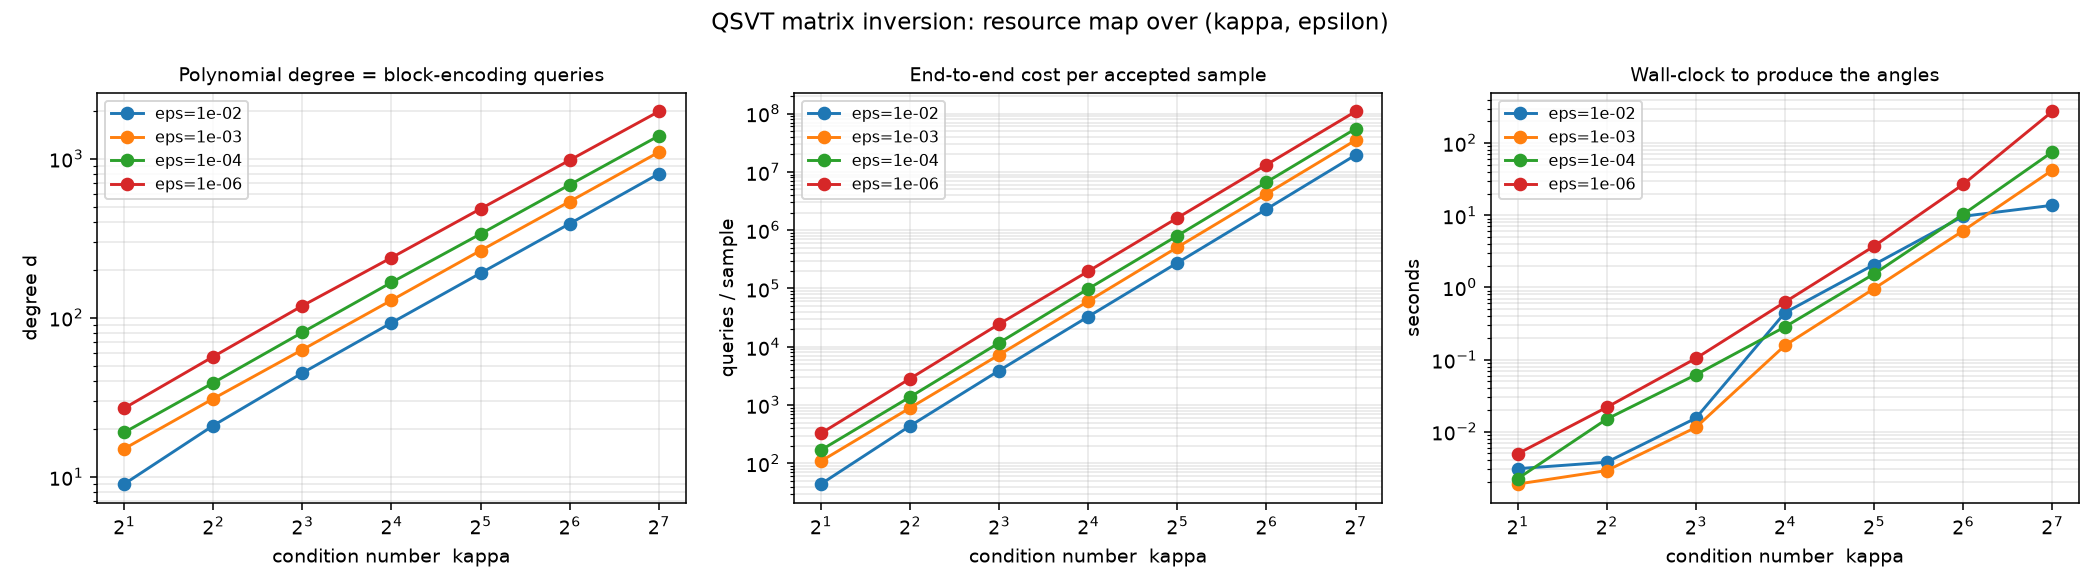

The Python source for this figure:
"""QSVT matrix-inversion resource map over (kappa, epsilon).

For every (condition number, target relative error) pair this computes what a QSVT
linear solve actually costs:

  * d          -- minimal odd degree of the near-minimax 1/x polynomial, which is
                  also the number of block-encoding QUERIES per QSVT application;
  * c          -- the subnormalization, p(x) ~ c/x with |p| <= 1. The un-amplified
                  post-selection success probability is ~(c * ||A^-1 b||)^2, so c
                  sets the repetition count;
  * queries/sample -- the honest end-to-end cost. Without amplitude amplification
                  a sample costs ~d / c^2 queries; with AA, ~d / c;
  * t_angles   -- wall-clock to actually produce the phases.

Why this map does not already exist: producing it needs a few hundred angle solves
at degrees into the thousands. With pyqsp (~1-70 s per solve) that is hours; with
PennyLane it is not possible at all, because its monomial-basis `poly_to_angles`
rejects a valid inversion polynomial once the degree passes ~79 (the Chebyshev ->
monomial conversion overflows double precision). Here it is minutes on a laptop,
which is the point.

    python resource_phase_diagram.py            # writes CSV + PNG next to this file
"""

import os
import sys
import time

import numpy as np

HERE = os.path.dirname(os.path.abspath(__file__))
sys.path.insert(0, os.path.join(HERE, "..", "common"))
import qsp_bridge as Q  # noqa: E402

KAPPAS = [2, 4, 8, 16, 32, 64, 128]
EPSILONS = [1e-2, 1e-3, 1e-4, 1e-6]
SAFETY = 0.999


def main():
    rows = []
    print(f"{'kappa':>6} {'eps':>7} {'degree':>7} {'c':>10} {'resid':>10} "
          f"{'t_angles_s':>11} {'q/sample':>12} {'q/sample_AA':>12}")
    for eps in EPSILONS:
        for kap in KAPPAS:
            d, _rel = Q.min_degree(float(kap), eps)
            if d is None:
                print(f"{kap:>6} {eps:>7.0e}  (not reachable)")
                continue
            coeffs, c, relerr = Q.approx_inverse(float(kap), d)
            coeffs = coeffs * SAFETY
            c *= SAFETY
            t0 = time.perf_counter()
            phases, resid = Q.solve_phases(coeffs.tolist())
            t_ang = time.perf_counter() - t0

            # Cost of one accepted sample. ||A^-1 b|| >= 1 for ||b||=1, so c is the
            # binding factor; report the conservative c-only form.
            q_plain = d / (c ** 2)
            q_aa = d / c

            rows.append((kap, eps, d, c, resid, t_ang, q_plain, q_aa, relerr))
            print(f"{kap:>6} {eps:>7.0e} {d:>7} {c:>10.3e} {resid:>10.1e} "
                  f"{t_ang:>11.3f} {q_plain:>12.3e} {q_aa:>12.3e}", flush=True)

    # ---- CSV -------------------------------------------------------------
    csv_path = os.path.join(HERE, "resource_phase_diagram.csv")
    with open(csv_path, "w") as fh:
        fh.write("kappa,epsilon,degree,subnormalization_c,angle_residual,"
                 "angle_time_s,queries_per_sample,queries_per_sample_AA,"
                 "poly_rel_err\n")
        for r in rows:
            fh.write(f"{r[0]},{r[1]:.0e},{r[2]},{r[3]:.6e},{r[4]:.3e},"
                     f"{r[5]:.4f},{r[6]:.6e},{r[7]:.6e},{r[8]:.3e}\n")
    print(f"\nwrote {csv_path}")
    print(f"total angle-solve wall-clock: {sum(r[5] for r in rows):.1f} s "
          f"for {len(rows)} solves")

    # ---- plot ------------------------------------------------------------
    try:
        import matplotlib
        matplotlib.use("Agg")
        import matplotlib.pyplot as plt

        fig, axes = plt.subplots(1, 3, figsize=(15, 4.2))
        for eps in EPSILONS:
            sub = [r for r in rows if r[1] == eps]
            k = [r[0] for r in sub]
            axes[0].plot(k, [r[2] for r in sub], "o-", label=f"eps={eps:.0e}")
            axes[1].plot(k, [r[6] for r in sub], "o-", label=f"eps={eps:.0e}")
            axes[2].plot(k, [r[5] for r in sub], "o-", label=f"eps={eps:.0e}")
        for ax, ttl, yl in (
            (axes[0], "Polynomial degree = block-encoding queries", "degree d"),
            (axes[1], "End-to-end cost per accepted sample", "queries / sample"),
            (axes[2], "Wall-clock to produce the angles", "seconds"),
        ):
            ax.set_xscale("log", base=2)
            ax.set_yscale("log")
            ax.set_xlabel("condition number  kappa")
            ax.set_ylabel(yl)
            ax.set_title(ttl, fontsize=10)
            ax.grid(True, which="both", alpha=0.3)
            ax.legend(fontsize=8)
        fig.suptitle("QSVT matrix inversion: resource map over (kappa, epsilon)",
                     fontsize=12)
        fig.tight_layout()
        png = os.path.join(HERE, "resource_phase_diagram.png")
        fig.savefig(png, dpi=140)
        print(f"wrote {png}")
    except Exception as exc:  # plotting is optional
        print(f"(plot skipped: {type(exc).__name__}: {exc})")


if __name__ == "__main__":
    main()
